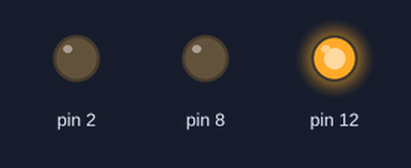
The sketch below on a simulated Arduino Uno, built with avr-gcc and run on an emulated ATmega328P. Shown: output pins drawn as LEDs (lit = HIGH).

Above: at 0.18 s.
At 1.0 s:
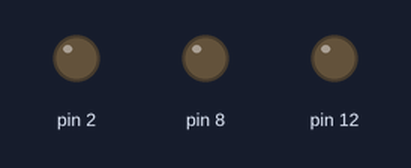
At 5.0 s:
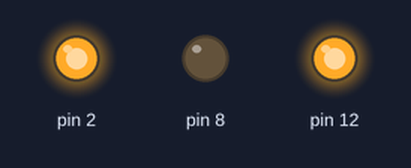
At 6.0 s:
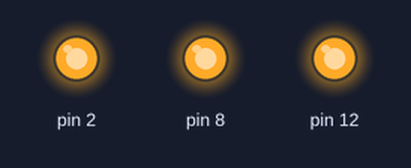
At 7.0 s:
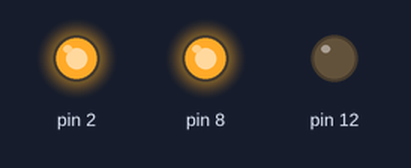
Timing chart, 0 to 7.8 s (numbered marks = the images above):
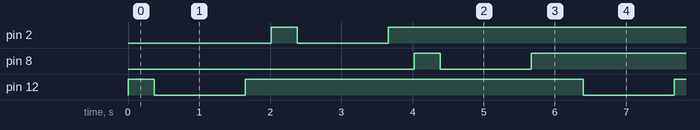

The sketch:

rgb_led.ino
```cpp
void setup() {
  // put your setup code here, to run once:
pinMode(12,OUTPUT);
pinMode(8,OUTPUT);
pinMode(2,OUTPUT);
}

void loop() {
  // put your main code here, to run repeatedly:

pulseGreen();
delay(5);
pulseRed();
delay(5);
pulseBlue();
delay(5);

}
//PULSE GREEN
void pulseGreen(){
  for(int i=200;i>0;i--)
{
  analogWrite(12,i);
  delay(5);
}

for(int i=0;i<200;i++)
{
  analogWrite(12,i);
  delay(5);
}
}

//PULSE RED
void pulseRed(){
for(int i=200;i>0;i--)
{
  analogWrite(2,i);
  delay(5);
}

for(int i=0;i<200;i++)
{
  analogWrite(2,i);
  delay(5);
}
}


//PULSE BLUE
void pulseBlue(){
for(int i=200;i>0;i--)
{
  analogWrite(8,i);
  delay(5);
}

for(int i=0;i<200;i++)
{
  analogWrite(8,i);
  delay(5);
}
}
```

Measured:
- by itself, pin 2, pin 8, pin 12: repeats every 6.0 s: LOW 1.3 s, HIGH 4.8 s
